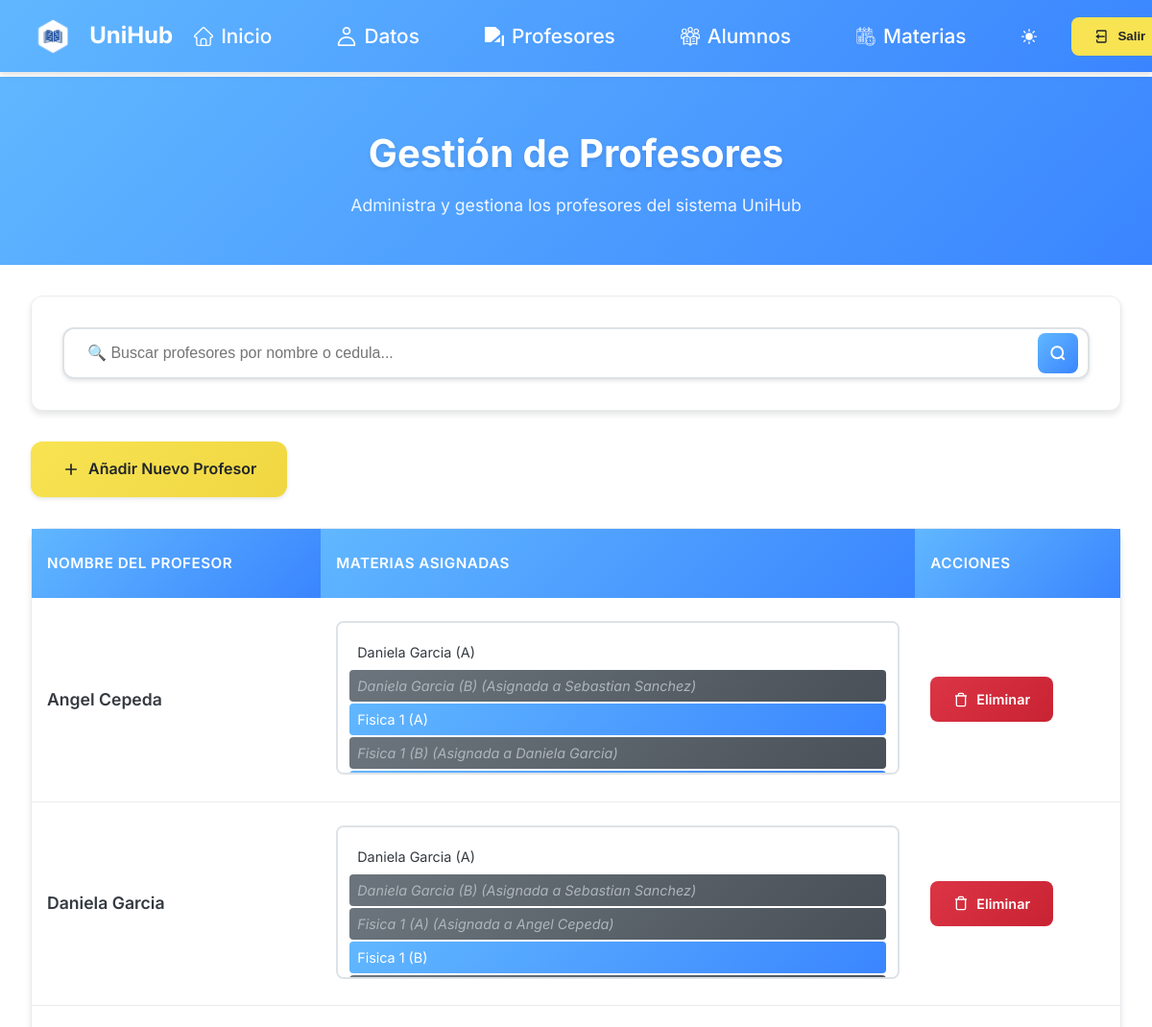
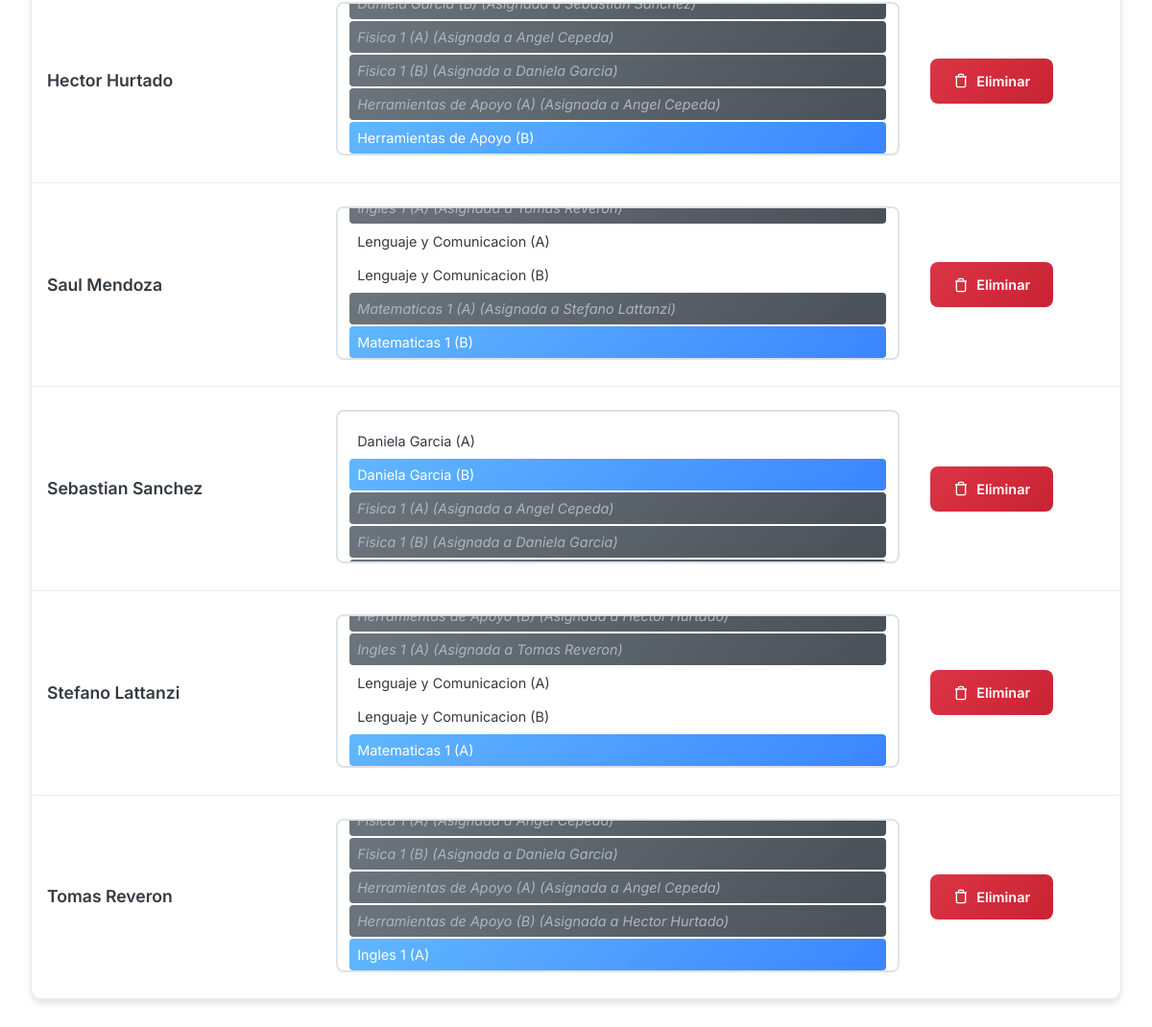
Page /admin_profesores.php (signed in) on the committed database (2 pictures, top to bottom).
### tables this page shows
CREATE TABLE IF NOT EXISTS `profesores` (
  `id` int NOT NULL AUTO_INCREMENT,
  `id_usuario` int DEFAULT NULL,
  `cedula` int NOT NULL,
  `nombre` varchar(255) DEFAULT NULL,
  PRIMARY KEY (`id`),
  KEY `id_usuario` (`id_usuario`)
);

### admin_profesores.php (the view, shortened to what this page needs)
<?php
require_once "conexion.php";
class ProfesoresManager {
    private $conn;
    public function __construct($conn) {
        $this->conn = $conn;
    }
    public function obtenerTodasMateriasConAsignacion() {
        $sql = "
            SELECT
                m.id,
                m.nombre,
                m.seccion,
                m.id_profesor,
                CASE
                    WHEN m.id_profesor IS NOT NULL THEN p.nombre
                    ELSE NULL
                END AS profesor_asignado
            FROM materias m
            LEFT JOIN Profesores p ON m.id_profesor = p.id
            ORDER BY m.nombre, m.seccion
        ";
        $result = $this->conn->query($sql);
        $materias = [];
        while ($materia = $result->fetch_assoc()) {
            $materias[] = $materia;
        }
        return $materias;
    }
    private function construirConsultaBase() {
        return "
            SELECT
                p.id AS id_profesor,
                p.nombre AS Nombre_Profesor,
                GROUP_CONCAT(CONCAT(m.nombre, ' (', m.seccion, ')') SEPARATOR ', ') AS Materias,
                GROUP_CONCAT(m.id SEPARATOR ',') AS materias_ids
            FROM
                Profesores p
            LEFT JOIN
                Materias m ON p.id = m.id_profesor
        ";
    }
    private function aplicarFiltros($sql, $busqueda = null) {
        return ['sql' => $sql, 'params' => []];
    }
    public function obtenerProfesores($busqueda = null) {
        try {
            $sql = $this->construirConsultaBase();
            $filtros = $this->aplicarFiltros($sql, $busqueda);
            $sql = $filtros['sql'] . " GROUP BY p.id ORDER BY p.nombre";
            $stmt = $this->conn->prepare($sql);
            if (!$stmt->execute()) {
                throw new Exception('Error al ejecutar la consulta: ' . $stmt->error);
            }
            $result = $stmt->get_result();
            return $result;
        } catch (Exception $e) {
            error_log("Error en obtenerProfesores: " . $e->getMessage());
            return false;
        }
    }
}
class ProfesoresView {
    public static function renderHeader() {
        return '
        <div class="page-header">
            <div class="container">
                <h1 class="page-title">Gestión de Profesores</h1>
                <p class="page-subtitle">Administra y gestiona los profesores del sistema UniHub</p>
            </div>
        </div>';
    }
    public static function renderSearchForm($busqueda = '') {
        $busqueda = trim($busqueda);
        $busquedaEscapada = htmlspecialchars($busqueda, ENT_QUOTES, 'UTF-8');
        $clearButton = '';
        return '
        <div class="search-section">
            <form method="get" class="search-form" onsubmit="return validarBusqueda()">
                <div class="search-input-group">
                    <input
                        type="text"
                        name="buscar"
                        id="buscar-input"
                        value="' . $busquedaEscapada . '"
                        placeholder="🔍 Buscar profesores por nombre o cedula..."
                        class="search-input"
                        autocomplete="off"
                        maxlength="100"
                        pattern="[a-zA-Z0-9\s]+"
                        title="Solo se permiten letras, números y espacios"
                    />
                    <button type="submit" class="search-button" title="Buscar profesores">
                        <svg width="18" height="18" viewBox="0 0 24 24" fill="none" stroke="currentColor" stroke-width="2.5">
                            <circle cx="11" cy="11" r="8"></circle>
                            <path d="m21 21-4.35-4.35"></path>
                        </svg>
                    </button>
                </div>
                <div id="error-message" class="error-message" style="display: none;"></div>
                ' . $clearButton . '
            </form>
        </div>';
    }
    public static function renderAddButton() {
        return '
        <a href="addprofesor.php" class="add-profesor-btn">
            <svg width="20" height="20" viewBox="0 0 24 24" fill="none" stroke="currentColor" stroke-width="2">
                <path d="M12 5v14M5 12h14"/>
            </svg>
            Añadir Nuevo Profesor
        </a>';
    }
    public static function renderMateriasOptions($todasMaterias, $materiasActuales, $profesorActualId) {
        $options = '';
        foreach ($todasMaterias as $materia) {
            $selected = in_array($materia['id'], $materiasActuales) ? 'selected' : '';
            $materiaText = htmlspecialchars($materia['nombre'] . ' (' . $materia['seccion'] . ')', ENT_QUOTES, 'UTF-8');
            $asignadaAOtro = false;
            if (isset($materia['profesor_asignado']) &&
                $materia['id_profesor'] !== null &&
                $materia['id_profesor'] != $profesorActualId) {
                $asignadaAOtro = true;
                $profesorAsignado = htmlspecialchars($materia['profesor_asignado'], ENT_QUOTES, 'UTF-8');
                $materiaText .= ' (Asignada a ' . $profesorAsignado . ')';
            }
            $disabled = $asignadaAOtro ? 'disabled' : '';
            $class = $asignadaAOtro ? 'class="materia-asignada"' : '';
            $options .= '<option value="' . $materia['id'] . '" ' . $selected . ' ' . $disabled . ' ' . $class . '>' . $materiaText . '</option>';
        }
        return $options;
    }
    public static function renderActionButtons($profesorId) {
        $profesorIdEscapado = htmlspecialchars($profesorId, ENT_QUOTES, 'UTF-8');
        return '
        <div class="action-buttons">
            <a href="eliminar_profesor.php?id=' . $profesorIdEscapado . '" class="btn-delete">
                <svg width="16" height="16" viewBox="0 0 24 24" fill="none" stroke="currentColor" stroke-width="2">
                    <path d="M3 6h18M19 6v14a2 2 0 0 1-2 2H7a2 2 0 0 1-2-2V6m3 0V4a2 2 0 0 1 2-2h4a2 2 0 0 1 2 2v2"/>
                </svg>
                Eliminar
            </a>
        </div>';
    }
    public static function renderProfesorRow($profesor, $todasMaterias) {
        $profesorId = $profesor['id_profesor'];
        $nombreProfesor = htmlspecialchars($profesor['Nombre_Profesor'] ?? '', ENT_QUOTES, 'UTF-8');
        $materiasActuales = $profesor['materias_ids'] ? explode(',', $profesor['materias_ids']) : [];
        $materiasOptions = self::renderMateriasOptions($todasMaterias, $materiasActuales, $profesorId);
        $actionButtons = self::renderActionButtons($profesorId);
        return '
        <tr>
            <td>
                <div class="profesor-name">' . $nombreProfesor . '</div>
            </td>
            <td>
                <select class="materias-select" id="materias-select-' . $profesorId . '" data-profesor-id="' . $profesorId . '" multiple>
                    ' . $materiasOptions . '
                </select>
                <div class="save-indicator" id="save-indicator-' . $profesorId . '">✓ Guardado</div>
            </td>
            <td>
                ' . $actionButtons . '
            </td>
        </tr>';
    }
    public static function renderProfesoresTable($result, $todasMaterias) {
        if ($result && $result->num_rows > 0) {
            $rows = '';
            while ($profesor = $result->fetch_assoc()) {
                $rows .= self::renderProfesorRow($profesor, $todasMaterias);
            }
            return '
            <div class="profesores-table">
                <table>
                    <thead>
                        <tr>
                            <th>Nombre del Profesor</th>
                            <th>Materias Asignadas</th>
                            <th>Acciones</th>
                        </tr>
                    </thead>
                    <tbody>
                        ' . $rows . '
                    </tbody>
                </table>
            </div>';
        } else {
            return self::renderEmptyState();
        }
    }
}
try {
    $profesoresManager = new ProfesoresManager($conn);
    $busqueda = isset($_GET['buscar']) ? trim($_GET['buscar']) : '';
    if (!isset($error)) {
        $todasMaterias = $profesoresManager->obtenerTodasMateriasConAsignacion();
        $resultProfesores = $profesoresManager->obtenerProfesores($busqueda);
    }
} catch (Exception $e) {
    error_log("Error en admin_profesores.php: " . $e->getMessage());
    $error = 'Ha ocurrido un error al cargar los datos. Por favor, inténtalo de nuevo.';
}
?>
<!DOCTYPE html>
<html lang="es">
<head>
    <link rel="stylesheet" href="css/admin-general.css">
    <link rel="stylesheet" href="https://cdn.jsdelivr.net/npm/choices.js/public/assets/styles/choices.min.css" />
</head>
<body>
    <?php include 'navAdmin.php'; ?>
    <?php echo ProfesoresView::renderHeader(); ?>
    <div class="main-container">
        <?php if (isset($error)): ?>
            <div class="alert alert-danger">
                <?php echo htmlspecialchars($error, ENT_QUOTES, 'UTF-8'); ?>
            </div>
        <?php else: ?>
            <?php echo ProfesoresView::renderSearchForm($busqueda); ?>
            <?php echo ProfesoresView::renderAddButton(); ?>
            <?php echo ProfesoresView::renderProfesoresTable($resultProfesores, $todasMaterias); ?>
        <?php endif; ?>
    </div>
</body>
</html>

### css/admin-general.css (style rules this page uses)
* { margin: 0; padding: 0; box-sizing: border-box; }
body { font-family: 'Inter', sans-serif; background-color: #ffffff; color: #333; line-height: 1.6; transition: background-color 0.3s ease, color 0.3s ease; }
:root { --primary-yellow: #f8e352; --primary-blue: #61b7ff; --secondary-blue: #3a85ff; --white: #ffffff; --gray-100: #f8f9fa; --gray-200: #e9ecef; --gray-300: #dee2e6; --gray-600: #6c757d; --gray-800: #343a40; --gray-900: #212529; --shadow-sm: 0 2px 4px rgba(0,0,0,0.1); --shadow-md: 0 4px 6px rgba(0,0,0,0.1); --shadow-lg: 0 10px 15px rgba(0,0,0,0.1); --border-radius: 12px; --transition: all 0.3s ease; }

### admin_profesores.php (style rules this page uses)
.page-header { background: linear-gradient(135deg, var(--primary-blue), var(--secondary-blue)); padding: 3rem 2rem; margin-top: 80px; color: var(--white); text-align: center; }
.page-title { font-size: 2.5rem; font-weight: 700; margin-bottom: 0.5rem; text-shadow: 0 2px 4px rgba(0,0,0,0.1); }
.page-subtitle { font-size: 1.1rem; opacity: 0.9; font-weight: 400; }
.main-container { max-width: 1400px; margin: 0 auto; padding: 2rem; }
.search-section { background: var(--white); border-radius: var(--border-radius); padding: 2rem; margin-bottom: 2rem; box-shadow: var(--shadow-md); border: 1px solid var(--gray-200); }
.search-form { display: flex; align-items: center; gap: 1rem; flex-wrap: wrap; }
.search-input-group { flex: 1; min-width: 300px; position: relative; }
.search-input { width: 100%; padding: 1rem 3rem 1rem 1.5rem; border: 2px solid var(--gray-300); border-radius: 12px; font-size: 1rem; font-weight: 500; background: var(--white); color: var(--gray-800); transition: var(--transition); box-shadow: var(--shadow-sm); }
.search-button { position: absolute; right: 0.75rem; top: 50%; transform: translateY(-50%); background: linear-gradient(135deg, var(--primary-blue), var(--secondary-blue)); border: none; color: var(--white); cursor: pointer; padding: 0.75rem; border-radius: 8px; transition: var(--transition); display: flex; align-items: center; justify-content: center; }
.add-profesor-btn { background: linear-gradient(135deg, var(--primary-yellow), #f0d742); color: var(--gray-900); text-decoration: none; font-weight: 600; padding: 1rem 2rem; border-radius: 12px; transition: var(--transition); display: inline-flex; align-items: center; gap: 0.5rem; box-shadow: var(--shadow-sm); margin-bottom: 2rem; }
.profesores-table { background: var(--white); border-radius: var(--border-radius); box-shadow: var(--shadow-md); border: 1px solid var(--gray-200); }
.profesores-table table { width: 100%; border-collapse: collapse; }
.profesores-table th { background: linear-gradient(135deg, var(--primary-blue), var(--secondary-blue)); color: var(--white); padding: 1.5rem 1rem; text-align: left; font-weight: 600; font-size: 0.95rem; text-transform: uppercase; letter-spacing: 0.5px; }
.profesores-table td { padding: 1.5rem 1rem; border-bottom: 1px solid var(--gray-200); vertical-align: middle; }
.profesor-name { font-weight: 600; color: var(--gray-800); font-size: 1.1rem; }
.materias-select { width: 100%; min-height: 120px; padding: 0.75rem; border: 2px solid var(--gray-300); border-radius: 8px; background: var(--white); color: var(--gray-800); font-family: "Inter", sans-serif; font-size: 0.9rem; transition: var(--transition); }
.materias-select option { padding: 0.5rem; margin: 2px 0; border-radius: 4px; }
.materias-select option:checked { background: linear-gradient(135deg, var(--primary-blue), var(--secondary-blue)); color: var(--white); }
.materias-select option.materia-asignada { background: linear-gradient(135deg, #6c757d, #495057); color: #adb5bd; font-style: italic; cursor: not-allowed; }
.action-buttons { display: flex; gap: 0.5rem; flex-wrap: wrap; }
.btn-delete { background: linear-gradient(135deg, #dc3545, #c82333); color: var(--white); border: none; padding: 0.75rem 1.5rem; border-radius: 8px; font-weight: 600; cursor: pointer; transition: var(--transition); text-decoration: none; display: inline-flex; align-items: center; gap: 0.5rem; font-size: 0.9rem; }

### rows in the picture
profesores: nombre "Angel Cepeda"
profesores: nombre "Daniela Garcia"
profesores: nombre "Hector Hurtado"
profesores: nombre "Saul Mendoza"
profesores: nombre "Sebastian Sanchez"
profesores: nombre "Stefano Lattanzi"
profesores: nombre "Tomas Reveron"

### other values in the picture
form field value "Daniela Garcia (A) / Daniela Garcia (B) (Asignada a Sebastian Sanchez) / Fisica 1 (A) ☑ / Fisica 1 (B) (Asignada a Daniela Garcia)"
form field value "Daniela Garcia (A) / Daniela Garcia (B) (Asignada a Sebastian Sanchez) / Fisica 1 (A) (Asignada a Angel Cepeda) / Fisica 1 (B) ☑"
form field value "Fisica 1 (A) (Asignada a Angel Cepeda) / Fisica 1 (B) (Asignada a Daniela Garcia) / Herramientas de Apoyo (A) (Asignada a Angel Cepeda) / Herramientas de Apoyo (B) ☑"
form field value "Lenguaje y Comunicacion (A) / Lenguaje y Comunicacion (B) / Matematicas 1 (A) (Asignada a Stefano Lattanzi) / Matematicas 1 (B) ☑"
form field value "Daniela Garcia (A) / Daniela Garcia (B) ☑ / Fisica 1 (A) (Asignada a Angel Cepeda) / Fisica 1 (B) (Asignada a Daniela Garcia)"
form field value "Ingles 1 (A) (Asignada a Tomas Reveron) / Lenguaje y Comunicacion (A) / Lenguaje y Comunicacion (B) / Matematicas 1 (A) ☑"
form field value "Fisica 1 (B) (Asignada a Daniela Garcia) / Herramientas de Apoyo (A) (Asignada a Angel Cepeda) / Herramientas de Apoyo (B) (Asignada a Hector Hurtado) / Ingles 1 (A) ☑"
